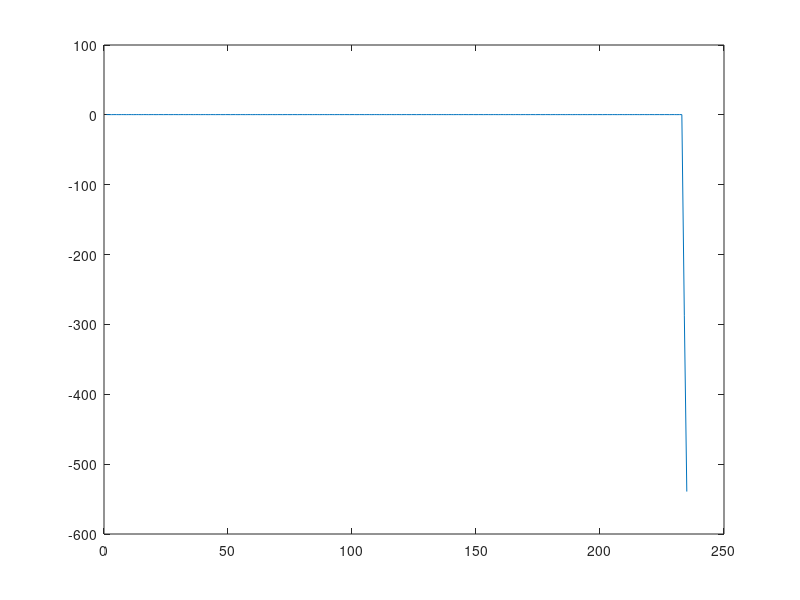
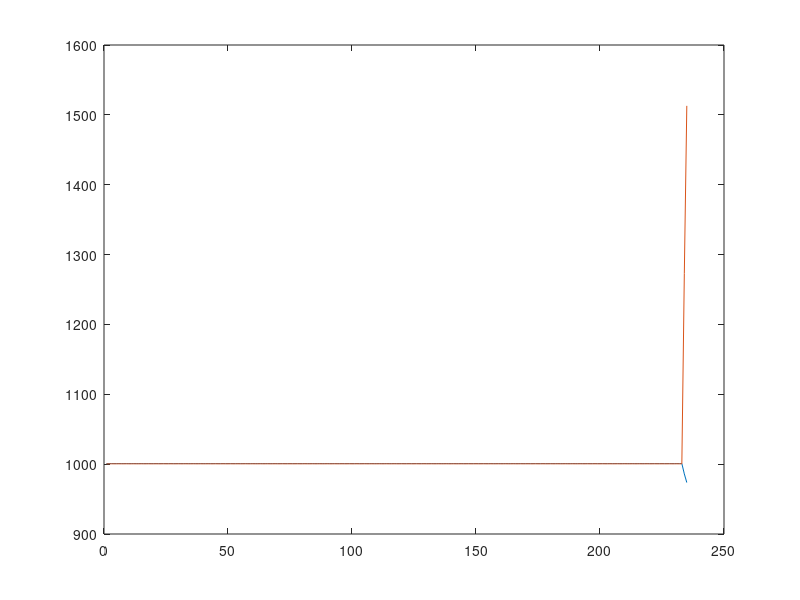

The MATLAB source for these figures, in order:
% specCentroid.m
clear;clc;

% [in,Fs] = audioread('AcGtr.wav');
% [in,Fs] = audioread('soundFile1.wav');
% [in,Fs] = audioread('woman.m4a');
% [in,Fs] = audioread('the_nights.m4a');
% [in,Fs] = audioread('walking_on_a_dream.m4a');

% Below analysis is for mono, so convert any stereo > mono
% [m,n] = size(in);
% if n == 2
%     y = in(:,1) + in(:,2);
%     peakA = max(abs(y));
%     y = y/peakA;
%     
%     peakL = max(abs(in(:,1)));
%     peakR = max(abs(in(:,2)));
%     maxPeak = max([peakL peakR]);
%     
%     y = y*maxPeak;
%     in = y;
% end

Fs = 48000; Ts = 1/Fs;
lenSec = 5;
f1 = 1000;
f2 = 3000;
t = [0:Ts:lenSec].';
in = sin(2*pi*f1*t);
% in = (sin(2*pi*f1*t) + sin(2*pi*f2*t))/2;

frameSize = 2048;
overlap = 2; % [2:4]
hop = frameSize/overlap;

N = length(in);
NFrame = ceil(N/frameSize);
% zero-pad input to always have complete frame at end
if (mod(N,frameSize) > 0)
    pad = NFrame * frameSize - N; % amount of 0's we need to add
    in = [in; zeros(pad,1)];
end

% Total number of frames factoring in overlap
R = (NFrame-1)*overlap + 1;

strt = 1; % initial index
nend = frameSize;

% Frequency bin numbers
k = [0:frameSize-1].';
% Need freq (Hz) corresponding to bins
kP = k(1:(frameSize/2)+1,1).*(Fs/frameSize);

% Window function
w = hann(frameSize);

SC = zeros(R,1);
testSC = zeros(R,1);
% Processing loop
% This loop has overlapping frames
for r = 1:R
    seg = in(strt:nend,1);
    x = seg .* w; % apply window to segment
    
    % analysis
    X = fft(x);
    % Magnitude spectrum
    Xamp = abs(X);
    Xamp = Xamp(1:(frameSize/2)+1,1);
    
    % Direct method
    testSC(r,1) = sum(kP.*Xamp)/sum(Xamp);
    
    % Proposed method
    % Find FT coefficients above STH
    MAX = max(Xamp);
    % Spectral threshold (STH)
    STH = MAX*.02;
    for k = 1:length(Xamp)
        if (Xamp(k,1) < STH)
            % If below STH, coef = 0
            Xamp(k,1) = 0;
        end
    end
    SC(r,1) = sum(kP.*Xamp)/sum(Xamp);
    strt = strt + hop;
    nend = strt + frameSize - 1;
end
% plot(SC);
% testSC = spectralCentroid(in,Fs);
error = SC - testSC;
plot(error); figure;
plot(SC);
hold on;
plot(testSC);
hold off;

mean(SC)

% Using a sine wave of one frequency, it's noticed that 
% the proposed method gives a more consistent SC value over time
% Although original method proves to be more accurate at
% higher frequencies

% Adding two sine waves together, the proposed method reports a value
% closer and more accurate to the expected SC, compared to the direct
% method

% When calculating the SC for an aperiodic signal (i.e. not a simple sine
% wave), the direct method reports generally higher values of SC, as frequency bins 
% with small amounts of information (i.e. below the STH), which could be classified
% as noise are included in the calculation. It could be assumed that these values
% are more inaccurate than the SC values obtained from the proposed method, as the
% insignificant amplitude values are likely noise. Conversely, it could be theorized that 
% the proposed method delivers more accurate SC values, as it focuses on
% the larger magnitudes and ignores small magnitudes that are likely
% insignificant






